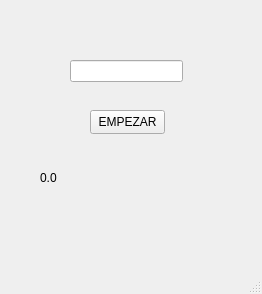
<?xml version="1.0" encoding="UTF-8"?>
<ui version="4.0">
 <class>MainWindow</class>
 <widget class="QMainWindow" name="MainWindow">
  <property name="geometry">
   <rect>
    <x>0</x>
    <y>0</y>
    <width>262</width>
    <height>294</height>
   </rect>
  </property>
  <property name="windowTitle">
   <string>MainWindow</string>
  </property>
  <widget class="QWidget" name="centralwidget">
   <widget class="QLineEdit" name="campo_segundos">
    <property name="geometry">
     <rect>
      <x>70</x>
      <y>60</y>
      <width>113</width>
      <height>22</height>
     </rect>
    </property>
   </widget>
   <widget class="QPushButton" name="boton_iniciar">
    <property name="geometry">
     <rect>
      <x>90</x>
      <y>110</y>
      <width>75</width>
      <height>24</height>
     </rect>
    </property>
    <property name="text">
     <string>EMPEZAR</string>
    </property>
   </widget>
   <widget class="QLabel" name="label_tiempo">
    <property name="geometry">
     <rect>
      <x>40</x>
      <y>170</y>
      <width>181</width>
      <height>16</height>
     </rect>
    </property>
    <property name="text">
     <string>0.0</string>
    </property>
   </widget>
  </widget>
  <widget class="QMenuBar" name="menubar">
   <property name="geometry">
    <rect>
     <x>0</x>
     <y>0</y>
     <width>262</width>
     <height>22</height>
    </rect>
   </property>
  </widget>
  <widget class="QStatusBar" name="statusbar"/>
 </widget>
 <resources/>
 <connections/>
</ui>
